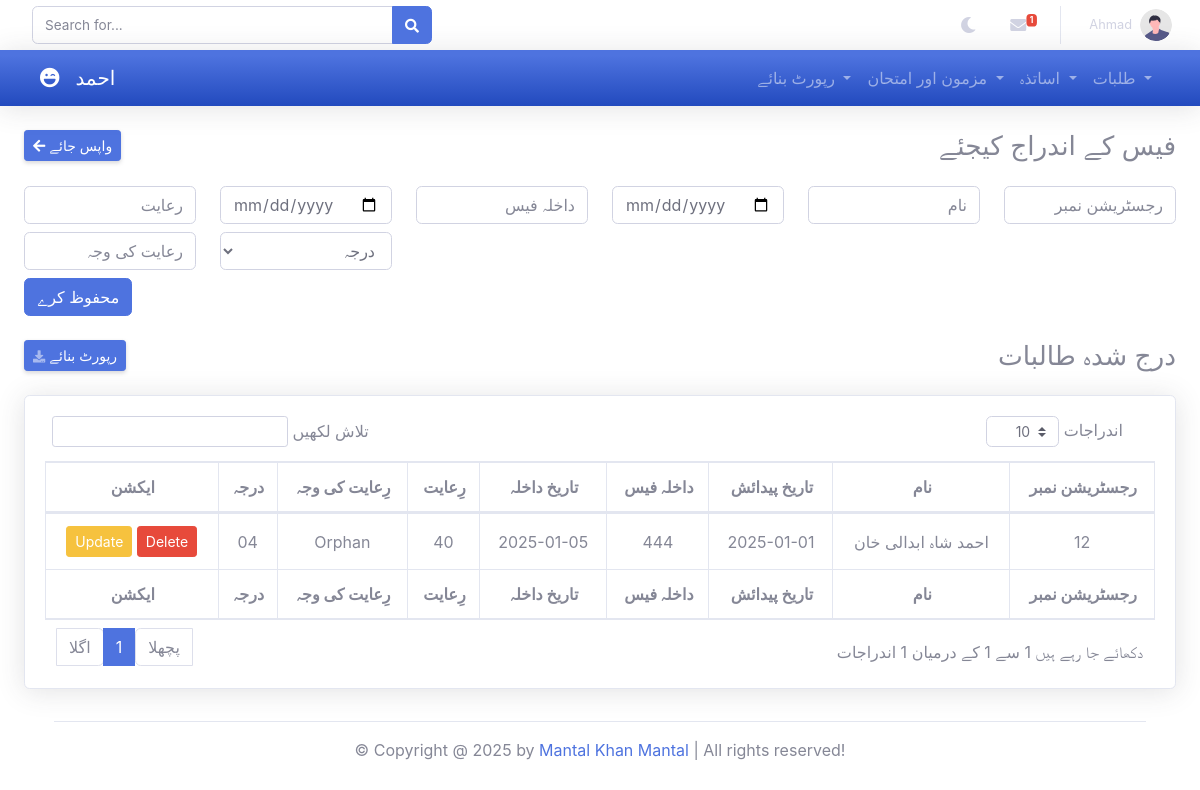
The app's page /admin/feeMenu.php (signed in) with its own data.
### tables this page shows
CREATE TABLE `fee_menu` (
  `id` int(25) NOT NULL,
  `registration_number` int(25) NOT NULL,
  `student_name` varchar(50) NOT NULL,
  `dob` date NOT NULL,
  `admission_fee` int(12) NOT NULL,
  `admission_date` date NOT NULL,
  `concision` varchar(25) NOT NULL,
  `reason_of_concision` varchar(100) NOT NULL,
  `grade` varchar(25) NOT NULL
);

### admin/feeMenu.php (the view, shortened to what this page needs)
<?php
include '../components/connect.php';
?>
<!DOCTYPE html>
<html lang="en">
<head>
</head>
<body id="page-top">
    <?php include '../components/admin_header.php'; ?>
    <div class="ml-4 mr-4">
        <div class="d-sm-flex align-items-center justify-content-between py-4 rounded">
            <a href="index.php" class="d-none d-sm-inline-block btn btn-sm btn-primary shadow-sm">
                <i class="fas fa-arrow-left"></i> واپس جائے
            </a>
            <h1 class="h3 mb-0 text-800">فیس کے اندراج کیجئے</h1>
        </div>
        <form class="row g-3" enctype="multipart/form-data" action="feeMenu.php" method="POST">
            <div class="col-md-2">
                <input type="text" class="form-control text-right" name="concision" placeholder="رِعایت" required>
            </div>
            <div class="col-md-2">
                <div class="input-group date" id="datepicker">
                    <input type="date" class="form-control" id="date" name="admission_date" placeholder="تاریخ داخلہ" required/>
                </div>
            </div>
            <div class="col-md-2">
                <input type="text" class="form-control text-right" name="admission_fee" placeholder="داخلہ فیس" required>
            </div>
            <div class="col-md-2">
                <div class="input-group date" id="datepicker">
                    <input type="date" class="form-control" name="dob" placeholder="تاریخ پیدائش" required/>
                </div>
            </div>
            <div class="col-md-2">
                <input type="text" class="form-control  text-right" name="student_name" placeholder="نام" required>
            </div>
            <div class="col-md-2">
                <input type="text" class="form-control text-right" name="registration_number" placeholder="رجسٹریشن نمبر" required>
            </div>
            <div class="col-md-2 mt-2">
                <input type="text" class="form-control text-right" name="reason_of_concision" placeholder="رِعایت کی وجہ" required>
            </div>
            <div class="col-md-2 mt-2" dir="rtl">
                <select class="form-control text-right" role="button" name="grade" required>
                    <option selected disabled value="">درجہ</option>
                </select>
            </div>
            <div class="col-12 mt-2">
                <button class="btn btn-primary" type="submit">محفوظ کرے</button>
            </div>
        </form>
        <div class="d-sm-flex align-items-center justify-content-between py-4">
            <a href="#" class="mr-4 d-none d-sm-inline-block btn btn-sm btn-primary shadow-sm"><i class="fas fa-download fa-sm text-white-50"></i> رپورٹ بنائے</a>
            <h1 class="h3 mb-0 ml-4 text-800">درج شدہ طالبات</h1>
        </div>
        <div class="card shadow mb-4">
            <div class="card-body">
                <div class="table-responsive">
                    <table class="table table-bordered text-center" id="table7" width="100%" cellspacing="0">
                        <thead>
                            <tr>
                                <th>ایکشن</th>
                                <th>درجہ</th>
                                <th>رِعایت کی وجہ</th>
                                <th>رِعایت</th>
                                <th>تاریخ داخلہ</th>
                                <th>داخلہ فیس</th>
                                <th>تاریخ پیدائش</th>
                                <th>نام</th>
                                <th>رجسٹریشن نمبر</th>
                            </tr>
                        </thead>
                        <tbody>
                            <?php
                                $select_fee = $conn->prepare("SELECT * FROM fee_menu");
                                $select_fee->execute();
                                if($select_fee->rowCount() > 0) {
                                    while($row = $select_fee->fetch(PDO::FETCH_ASSOC)) {
                                        echo "<tr>";
                                        echo "<td>
                                                <a href='updateFeeMenu.php?id=" . $row['id'] . "' class='btn btn-warning btn-sm'>Update</a>
                                                <a href='feeMenu.php?delete=" . $row['id'] . "' class='btn btn-danger btn-sm' onclick='return confirm(\"Do You Want To Delete This Student Fees?\");'>Delete</a>
                                            </td>";
                                        echo "<td>{$row['grade']}</td>";
                                        echo "<td>{$row['reason_of_concision']}</td>";
                                        echo "<td>{$row['concision']}</td>";
                                        echo "<td>{$row['admission_date']}</td>";
                                        echo "<td>{$row['admission_fee']}</td>";
                                        echo "<td>{$row['dob']}</td>";
                                        echo "<td>{$row['student_name']}</td>";
                                        echo "<td>{$row['registration_number']}</td>";
                                        echo "</tr>";
                                    }
                                } else {
                                    echo "<tr><td colspan='17' class='text-center'>No data found</td></tr>";
                                }
                            ?>
                        </tbody>
                        <tfoot>
                            <tr>
                                <th>ایکشن</th>
                                <th>درجہ</th>
                                <th>رِعایت کی وجہ</th>
                                <th>رِعایت</th>
                                <th>تاریخ داخلہ</th>
                                <th>داخلہ فیس</th>
                                <th>تاریخ پیدائش</th>
                                <th>نام</th>
                                <th>رجسٹریشن نمبر</th>
                            </tr>
                        </tfoot>
                    </table>
                </div>
            </div>
        </div>
    </div>
    <?php include '../components/admin_footer.php'; ?>
</body>
</html>

### components/admin_header.php (shortened to what this page needs)
<?php
include '../components/connect.php';
$admin_id = $_SESSION['admin_id'] ?? null;
?>
<!DOCTYPE html>
<html lang="en">
<head>
    <link href="../vendor/fontawesome-free/css/all.min.css" rel="stylesheet" type="text/css">
    <link href="../css/sb-admin-2.min.css" rel="stylesheet">
    <link href="../css/sb-admin-2.css" rel="stylesheet">
    <link rel="stylesheet" href="..\vendor\datatables\dataTables.bootstrap4.min.css">
</head>
<body id="page-top">
    <div id="content-wrapper" class="d-flex flex-column">
            <nav class="navbar navbar-expand navbar-light topbar static-top shadow">
                <form class="d-none d-sm-inline-block form-inline mr-auto ml-md-3 my-2 my-md-0 mw-100 navbar-search">
                    <div class="input-group">
                        <input type="text" class="form-control border-1 small" placeholder="Search for..."
                            aria-label="Search" aria-describedby="basic-addon2">
                        <div class="input-group-append">
                            <button class="btn btn-primary" type="button">
                                <i class="fas fa-search fa-sm"></i>
                            </button>
                        </div>
                    </div>
                </form>
                <ul class="navbar-nav ml-auto">
                    <li class="nav-item no-arrow mx-1">
                        <a class="nav-link " id="nightModeToggle" onclick="toggleNightMode()" role="button">
                            <i class="fas fa-moon"></i>
                        </a>
                    </li>
                    <li class="nav-item dropdown no-arrow mx-1">
                        <a class="nav-link dropdown-toggle" href="#" id="messagesDropdown" role="button"
                            data-toggle="dropdown" aria-haspopup="true" aria-expanded="false">
                            <i class="fas fa-envelope fa-fw"></i>
                            <span class="badge badge-danger badge-counter">1</span>
                        </a>
                    </li>
                    <li class="nav-item dropdown no-arrow">
                        <?php
                            $select_profile = $conn->prepare("SELECT * FROM `admins` WHERE id = ?");
                            $select_profile->execute([$admin_id]);
                            $fetch_profile = $select_profile->fetch(PDO::FETCH_ASSOC);
                        ?>
                        <a class="nav-link dropdown-toggle" href="#" id="userDropdown" role="button"
                            data-toggle="dropdown" aria-haspopup="true" aria-expanded="false">
                            <span class="mr-2 d-none d-lg-inline text-600 small"><?= $fetch_profile['name']; ?></span>
                            <img class="img-profile rounded-circle" src="../img/undraw_profile.svg">
                        </a>
                    </li>
                </ul>
            </nav>
            <nav class="navbar navbar-expand-lg navbar-dark bg-gradient-primary shadow">
                <div class="container-fluid">
                    <a class="navbar-brand d-flex align-items-center" href="/MMS/admin/">
                        <i class="fas fa-laugh-wink"></i>
                        <span class="mx-3">احمد</span>
                    </a>
                    <div class="collapse navbar-collapse" id="navbarContent">
                        <ul class="navbar-nav ml-auto">
                            <li class="nav-item dropdown">
                                <a class="nav-link dropdown-toggle" href="#" id="componentsDropdown" role="button" data-toggle="dropdown" aria-haspopup="true" aria-expanded="false">
                                رپورٹ بنائے
                                </a>
                            </li>
                            <li class="nav-item dropdown">
                                <a class="nav-link dropdown-toggle" href="#" id="subjectsDropdown" role="button" data-toggle="dropdown" aria-haspopup="true" aria-expanded="false">
                                مزمون اور امتحان
                                </a>
                            </li>
                            <li class="nav-item dropdown">
                                <a class="nav-link dropdown-toggle" href="#" id="teachersDropdown" role="button" data-toggle="dropdown" aria-haspopup="true" aria-expanded="false">
                                اساتذہ
                                </a>
                            </li>
                            <li class="nav-item dropdown students">
                                <a class="nav-link dropdown-toggle" href="#" id="componentsDropdown"
                                    role="button" data-toggle="dropdown" aria-haspopup="true"
                                    aria-expanded="false">
                                    طلبات
                                </a>
                            </li>
                        </ul>
                    </div>
                </div>
            </nav>
        </div>
</body>
</html>

### components/admin_footer.php (shortened to what this page needs)
<footer class="footer py-2">
    <div class="container">
        <div class="text-center border-top pt-3">
            <p class="mb-0">&copy; Copyright @ <?= date('Y'); ?> by <span class="text-primary">Mantal Khan Mantal</span> | All rights reserved!</p>
        </div>
    </div>
</footer>

### records on screen
fee_menu: grade "04", reason_of_concision "Orphan", concision "40", admission_date "2025-01-05", admission_fee "444", dob "2025-01-01", student_name "احمد شاہ ابدالی خان", registration_number "12"

### other values on screen
$fetch_profile['name'] "Ahmad"
